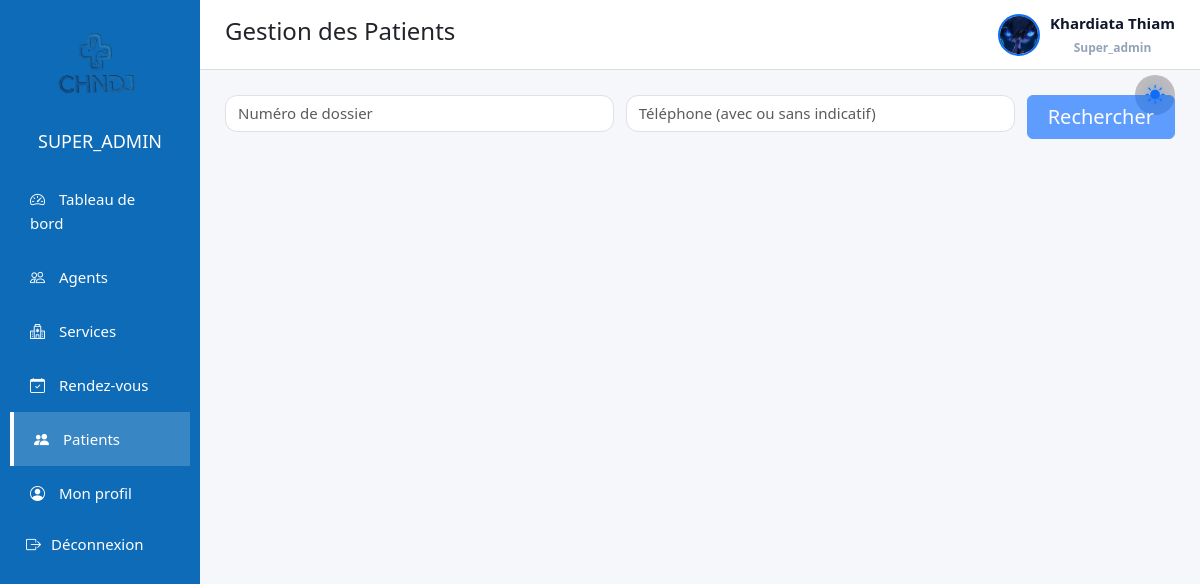
/views/admin.php?page=patients (signed in), run on the app's committed database.
### tables this page shows
CREATE TABLE `agent` (
  `id` int(11) NOT NULL,
  `username` varchar(30) NOT NULL,
  `photo` varchar(255) DEFAULT NULL,
  `email` varchar(150) DEFAULT NULL,
  `prenom_agent` varchar(50) NOT NULL,
  `nom_agent` varchar(30) NOT NULL,
  `telephone_agent` varchar(20) NOT NULL,
  `password` varchar(255) NOT NULL,
  `status` int(11) NOT NULL,
  `role` enum('super_admin','admin','agent','medecin') NOT NULL,
  `created_at` datetime DEFAULT current_timestamp(),
  `updated_at` datetime DEFAULT current_timestamp() ON UPDATE current_timestamp(),
  `failed_attempts` int(11) NOT NULL DEFAULT 0,
  `locked_until` datetime DEFAULT NULL
);

### views/admin.php (called while the page is built, shortened)
<?php
require 'admin_layout.php';

### views/admin_layout.php (the view, shortened to what this page needs)
<?php
$page = isset($_GET['page']) ? $_GET['page'] : 'dashboard';
switch ($page) {
    case 'patients':
        $title = "Gestion des Patients";
        break;
}
$db = getConnection();
$stmt = $db->prepare("
    SELECT prenom_agent, nom_agent, email, photo
    FROM agent
    WHERE id = ?
    LIMIT 1
");
$stmt->execute([$_SESSION['user_id']]);
$admin = $stmt->fetch(PDO::FETCH_ASSOC);
$path = '../assets/img/' . $admin['photo'];
$avatar = file_exists($path)
    ? $path . '?v=' . filemtime($path)
    : '../assets/img/avatar.jpg';
$stmt = $db->prepare("
    SELECT prenom_agent, nom_agent, email, telephone_agent, photo
    FROM agent
    WHERE id = ?
    LIMIT 1
");
$stmt->execute([$_SESSION['user_id']]);
$admin = $stmt->fetch(PDO::FETCH_ASSOC);
$prenom = $admin['prenom_agent'] ?? 'Admin';
$nom    = $admin['nom_agent'] ?? '';
?>
<!DOCTYPE html>
<html lang="fr">
<head>
    <link href="https://cdn.jsdelivr.net/npm/bootstrap@5.3.2/dist/css/bootstrap.min.css" rel="stylesheet">
    <link href="https://cdn.jsdelivr.net/npm/bootstrap-icons@1.11.1/font/bootstrap-icons.css" rel="stylesheet">
    <link
        rel="stylesheet"
        href="https://cdn.jsdelivr.net/npm/intl-tel-input@18.3.5/build/css/intlTelInput.css"
    />
    <link rel="stylesheet" href="../assets/css/admin.css">
</head>
<body class="<?= $page ?> dark">
    <main class="main-content">
<div class="dashboard-container">
    <aside class="sidebar">
        <div class="sidebar-header">
            <img src="../assets/img/logo.png" class="sidebar-logo">
            <h4><?= strtoupper($_SESSION['role']) ?></h4>
        </div>
        <ul class="sidebar-menu">
            <?php if ($_SESSION['role'] === 'super_admin'): ?>
                <li>
                    <a href="admin.php?page=dashboard">
                        <i class="bi bi-speedometer2"></i> Tableau de bord
                    </a>
                </li>
            <?php endif; ?>
            <?php if ($_SESSION['role'] === 'super_admin'): ?>
                <li>
                    <a href="admin.php?page=agents"
                    class="<?= ($page == 'agents' ? 'active' : '') ?>">
                        <i class="bi bi-people"></i> Agents
                    </a>
                </li>
            <?php endif; ?>
            <?php if (in_array($_SESSION['role'], ['super_admin','admin'])): ?>
                <li>
                    <a href="admin.php?page=services"
                    class="<?= ($page == 'services' ? 'active' : '') ?>">
                        <i class="bi bi-hospital"></i> Services
                    </a>
                </li>
            <?php endif; ?>
            <li>
                <a href="admin.php?page=rendezvous"
                class="<?= ($page == 'rendezvous' ? 'active' : '') ?>">
                    <i class="bi bi-calendar-check"></i> Rendez-vous
                </a>
            </li>
            <li>
                <a href="admin.php?page=patients"
                class="<?= ($page == 'patients' ? 'active' : '') ?>">
                    <i class="bi bi-people-fill"></i> Patients
                </a>
            </li>
            <li>
                <a href="admin.php?page=profile"
                class="<?= ($page == 'profile' ? 'active' : '') ?>">
                    <i class="bi bi-person-circle"></i> Mon profil
                </a>
            </li>
            <li class="sidebar-item logout-item">
                <form method="POST" action="logout.php">
                    <button type="submit" class="sidebar-link logout-link">
                        <i class="bi bi-box-arrow-right"></i>
                        <span>Déconnexion</span>
                    </button>
                </form>
            </li>
        </ul>
    </aside>
    <main class="main-content">
        <header class="topbar">
            <div class="theme-toggle-dashboard" onclick="toggleDashboardTheme()">
            </div>
            <h2><?= $title ?></h2>
            <div class="profile-trigger" id="profileMenuBtn">
                <img
                    src="<?= $avatar ?>"
                    class="topbar-avatar profile-preview"
                    alt="Avatar"
                >
                <div class="topbar-user">
                    <span class="topbar-name">
                        <?= htmlspecialchars($prenom . ' ' . $nom) ?>
                    </span>
                    <small class="topbar-role"><?= ucfirst($_SESSION['role']) ?></small>
                </div>
            </div>
        </header>
        <section class="content-wrapper">
            <?php
                $file = $page . ".php";
                if (file_exists($file)) {
                    require $file;
                } else {
                    echo "<div class='alert alert-danger'>Page introuvable : $file</div>";
                }
            ?>
        </section>
    </main>
</div>
 </main>
</body>
</html>

### data on the page
agent: photo (picture), prenom_agent+nom_agent "Khardiata Thiam"

### other printed values
$_SESSION['role'] "SUPER_ADMIN"
$title "Gestion des Patients"
$_SESSION['role'] "Super_admin"
